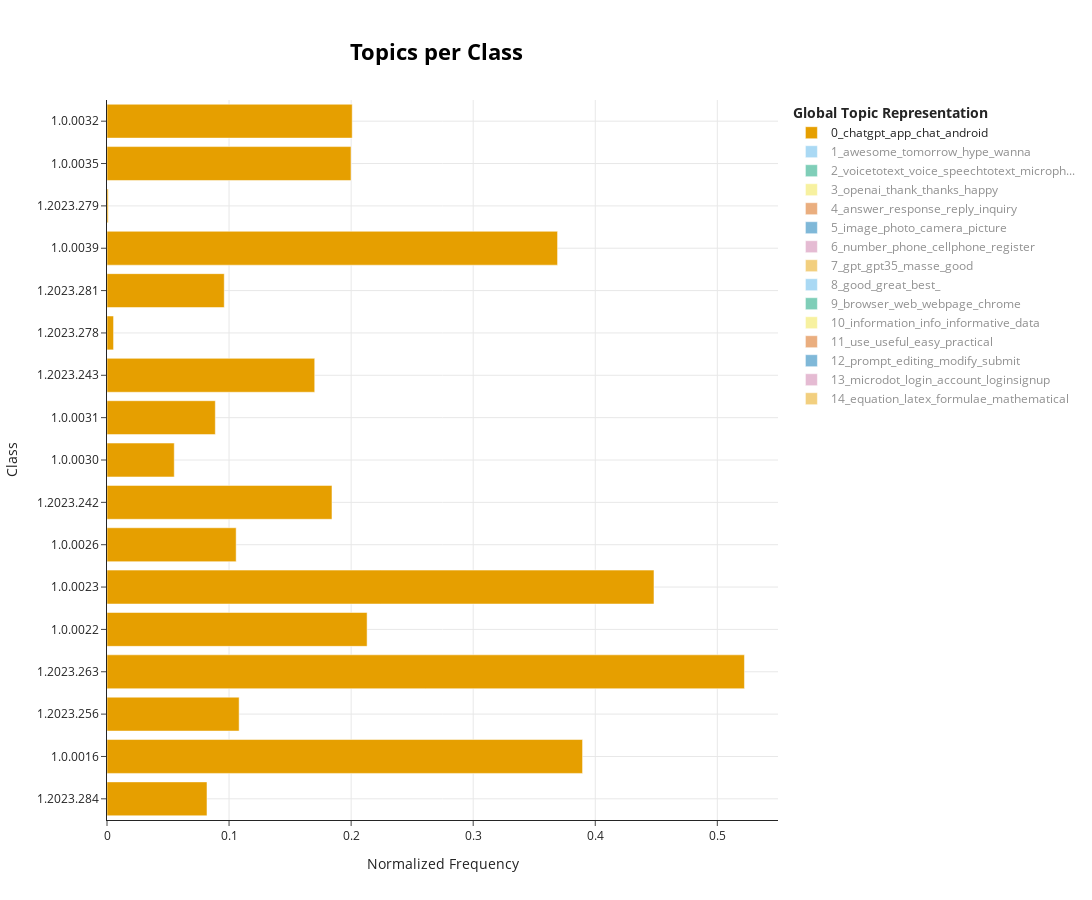

The notebook cell this image was saved under:
### Code cell
fig = topic_model.visualize_topics_per_class(topics_per_class, top_n_topics=15, 
                                      normalize_frequency = True)

fig.write_html('basic.html')
fig.show()

### Figure 1 — Plotly figure (JSON) as saved in the notebook; plotly's stock layout.template omitted (floating-point values rounded to 4 significant figures)
{"data": [{"hoverinfo": "text", "hovertext": ["<b>Topic 0</b><br>Words: chatgpt, chat, app, conversation, ai", "<b>Topic 0</b><br>Words: chatgpt, android, app, chat, mobile", "<b>Topic 0</b><br>Words: app, useful, helpful, application, android", "<b>Topic 0</b><br>Words: app, ai, useful, android, application", "<b>Topic 0</b><br>Words: chatgpt, conversation, chat, app, openai", "<b>Topic 0</b><br>Words: chatgpt, chat, app, android, conversation", "<b>Topic 0</b><br>Words: chatgpt, chat, conversation, app, android", "<b>Topic 0</b><br>Words: app, application, useful, android, ai", "<b>Topic 0</b><br>Words: app, chatgpt, application, android, functionality", "<b>Topic 0</b><br>Words: chatgpt, chat, conversation, app, useful", "<b>Topic 0</b><br>Words: app, useful, application, android, helpful", "<b>Topic 0</b><br>Words: app, screen, application, android, browser", "<b>Topic 0</b><br>Words: chatgpt, chat, app, application, google", "<b>Topic 0</b><br>Words: chatgpt, app, android, chat, application", "<b>Topic 0</b><br>Words: ai, app, android, screen, openai", "<b>Topic 0</b><br>Words: ai, chatgpt, chat, conversation, openai", "<b>Topic 0</b><br>Words: chatgpt, update, 2021, ai, chat"], "marker": {"color": "#E69F00"}, "name": "0_chatgpt_app_chat_android", "orientation": "h", "type": "bar", "visible": true, "x": [0.08192, 0.3896, 0.1082, 0.5222, 0.2131, 0.4481, 0.1058, 0.1843, 0.0551, 0.08874, 0.1702, 0.005364, 0.09606, 0.3691, 0.0009752, 0.1999, 0.2009], "y": ["1.2023.284", "1.0.0016", "1.2023.256", "1.2023.263", "1.0.0022", "1.0.0023", "1.0.0026", "1.2023.242", "1.0.0030", "1.0.0031", "1.2023.243", "1.2023.278", "1.2023.281", "1.0.0039", "1.2023.279", "1.0.0035", "1.0.0032"]}, {"hoverinfo": "text", "hovertext": ["<b>Topic 1</b><br>Words: hype, really, extremely, spectacular, bad", "<b>Topic 1</b><br>Words: awesome, tomorrow, hype, wanna, super", "<b>Topic 1</b><br>Words: wow, amazing, expect, incredible, awesome", "<b>Topic 1</b><br>Words: cool, awesome, wanna, super, tomorrow", "<b>Topic 1</b><br>Words: hype, idea, plan, fantastic, great", "<b>Topic 1</b><br>Words: awesome, spectacular, amazing, wow, incredible", "<b>Topic 1</b><br>Words: plan, amazing, hype, incredible, tomorrow", "<b>Topic 1</b><br>Words: awesome, alright, wanna, great, hype", "<b>Topic 1</b><br>Words: awesome, tomorrow, make, wanna, totally", "<b>Topic 1</b><br>Words: great, alright, wonderful, wanna, okay", "<b>Topic 1</b><br>Words: awesome, cool, wanna, hype, tomorrow", "<b>Topic 1</b><br>Words: spectacular, awesome, amazing, incredible, tomorrow", "<b>Topic 1</b><br>Words: amazing, spectacular, incredible, hype, awesome", "<b>Topic 1</b><br>Words: amazing, thank, spectacular, best, incredible", "<b>Topic 1</b><br>Words: spectacular, amazing, wonderful, great, incredible"], "marker": {"color": "#56B4E9"}, "name": "1_awesome_tomorrow_hype_wanna", "orientation": "h", "type": "bar", "visible": "legendonly", "x": [0.1487, 0.3271, 0.1586, 0.575, 0.09913, 0.3172, 0.05948, 0.2379, 0.07931, 0.109, 0.1586, 0.1388, 0.4164, 0.228, 0.2379], "y": ["1.2023.284", "1.0.0016", "1.2023.256", "1.2023.263", "1.0.0022", "1.0.0023", "1.0.0026", "1.2023.242", "1.0.0030", "1.0.0031", "1.2023.243", "1.2023.281", "1.0.0039", "1.0.0035", "1.0.0032"]}, {"hoverinfo": "text", "hovertext": ["<b>Topic 2</b><br>Words: voicetotext, voice, microphone, audio, speechtotext", "<b>Topic 2</b><br>Words: voice, audio, microphone, text, speech", "<b>Topic 2</b><br>Words: voicetotext, speechtotext, voice, dialog, microphone", "<b>Topic 2</b><br>Words: voicetotext, voice, voiceover, microphone, audio", "<b>Topic 2</b><br>Words: voicetotext, voice, audio, mic, recorder", "<b>Topic 2</b><br>Words: speechtotext, voicetotext, speech, voice, speak", "<b>Topic 2</b><br>Words: voice, audio, speech, app, microphone", "<b>Topic 2</b><br>Words: voicetotext, audio, microphone, voice, speech", "<b>Topic 2</b><br>Words: voicetotext, speechtotext, mobile, app, voice", "<b>Topic 2</b><br>Words: voice, audio, speech, recording, text", "<b>Topic 2</b><br>Words: voicetotext, speechtotext, voice, speech, audio", "<b>Topic 2</b><br>Words: voice, speechtotext, app, audio, microphone", "<b>Topic 2</b><br>Words: voicetotext, speech, speak, voice, text", "<b>Topic 2</b><br>Words: voice, app, audio, transcription, microphone", "<b>Topic 2</b><br>Words: voicetotext, voice, microphone, speech, audio"], "marker": {"color": "#009E73"}, "name": "2_voicetotext_voice_speechtotext_microph...", "orientation": "h", "type": "bar", "visible": "legendonly", "x": [0.05541, 0.3324, 0.04432, 0.5762, 0.2105, 0.6427, 0.1441, 0.07757, 0.02216, 0.1219, 0.06649, 0.08865, 0.09973, 0.09973, 0.1441], "y": ["1.2023.284", "1.0.0016", "1.2023.256", "1.2023.263", "1.0.0022", "1.0.0023", "1.0.0026", "1.2023.242", "1.0.0030", "1.0.0031", "1.2023.243", "1.2023.281", "1.0.0039", "1.0.0035", "1.0.0032"]}, {"hoverinfo": "text", "hovertext": ["<b>Topic 3</b><br>Words: openai, ethic, useless, service, introduce", "<b>Topic 3</b><br>Words: openai, welcome, thank, thankyou, thanks", "<b>Topic 3</b><br>Words: openai, free, open, app, thank", "<b>Topic 3</b><br>Words: openai, app, thank, thanks, accessible", "<b>Topic 3</b><br>Words: openai, app, thank, grateful, appreciable", "<b>Topic 3</b><br>Words: openai, dark, forward, feature, introduce", "<b>Topic 3</b><br>Words: openai, happy, development, lovely, successful", "<b>Topic 3</b><br>Words: openai, app, android, tablet, application", "<b>Topic 3</b><br>Words: openai, app, android, chrome, application", "<b>Topic 3</b><br>Words: openai, tutorial, software, app, creative", "<b>Topic 3</b><br>Words: openai, ai, software, app, android", "<b>Topic 3</b><br>Words: openai, thank, thankyou, thanks, helpful", "<b>Topic 3</b><br>Words: openai, app, open, android, application", "<b>Topic 3</b><br>Words: openai, ai, software, app, android"], "marker": {"color": "#F0E442"}, "name": "3_openai_thank_thanks_happy", "orientation": "h", "type": "bar", "visible": "legendonly", "x": [0.0258, 0.6063, 0.0387, 0.1806, 0.3483, 0.5934, 0.09029, 0.0516, 0.0516, 0.0387, 0.0774, 0.2709, 0.1548, 0.0774], "y": ["1.2023.284", "1.0.0016", "1.2023.256", "1.2023.263", "1.0.0022", "1.0.0023", "1.0.0026", "1.2023.242", "1.0.0030", "1.0.0031", "1.2023.243", "1.0.0039", "1.0.0035", "1.0.0032"]}, {"hoverinfo": "text", "hovertext": ["<b>Topic 4</b><br>Words: knowledge, ask, answer, response, question", "<b>Topic 4</b><br>Words: wrong, incorrect, answer, result, fail", "<b>Topic 4</b><br>Words: answer, question, explanation, reply, explain", "<b>Topic 4</b><br>Words: answer, response, question, reply, explanation", "<b>Topic 4</b><br>Words: answer, quickly, ask, quick, fast", "<b>Topic 4</b><br>Words: answer, response, reply, confuse, ask", "<b>Topic 4</b><br>Words: answer, ask, response, reply, question", "<b>Topic 4</b><br>Words: answer, response, ask, reply, question", "<b>Topic 4</b><br>Words: answer, response, navigation, direction, tip", "<b>Topic 4</b><br>Words: answer, critical, response, inquiry, question", "<b>Topic 4</b><br>Words: answer, reply, response, ask, question", "<b>Topic 4</b><br>Words: answer, question, good, quick, plant", "<b>Topic 4</b><br>Words: answer, reply, response, comment, ask", "<b>Topic 4</b><br>Words: answer, response, ask, reply, question", "<b>Topic 4</b><br>Words: answer, quickly, fast, easy, ask"], "marker": {"color": "#D55E00"}, "name": "4_answer_response_reply_inquiry", "orientation": "h", "type": "bar", "visible": "legendonly", "x": [0.1115, 0.1672, 0.05573, 0.5573, 0.2415, 0.3158, 0.09288, 0.2229, 0.05573, 0.13, 0.2972, 0.1672, 0.3715, 0.2786, 0.2786], "y": ["1.2023.284", "1.0.0016", "1.2023.256", "1.2023.263", "1.0.0022", "1.0.0023", "1.0.0026", "1.2023.242", "1.0.0030", "1.0.0031", "1.2023.243", "1.2023.281", "1.0.0039", "1.0.0035", "1.0.0032"]}, {"hoverinfo": "text", "hovertext": ["<b>Topic 5</b><br>Words: camera, upload, image, photo, pic", "<b>Topic 5</b><br>Words: image, camera, photo, text, upload", "<b>Topic 5</b><br>Words: pic, screen, camera, photo, image", "<b>Topic 5</b><br>Words: image, photo, upload, camera, app", "<b>Topic 5</b><br>Words: upload, image, photo, camera, lens", "<b>Topic 5</b><br>Words: image, camera, upload, photo, app", "<b>Topic 5</b><br>Words: app, android, image, application, photo", "<b>Topic 5</b><br>Words: camera, image, upload, photo, video", "<b>Topic 5</b><br>Words: upload, image, camera, video, photo", "<b>Topic 5</b><br>Words: camera, image, upload, generate, scan", "<b>Topic 5</b><br>Words: image, photo, upload, camera, picture", "<b>Topic 5</b><br>Words: upload, image, photo, scan, pic", "<b>Topic 5</b><br>Words: app, upload, camera, photo, image", "<b>Topic 5</b><br>Words: app, image, photo, upload, graphic", "<b>Topic 5</b><br>Words: upload, camera, image, app, photo"], "marker": {"color": "#0072B2"}, "name": "5_image_photo_camera_picture", "orientation": "h", "type": "bar", "visible": "legendonly", "x": [0.1072, 0.3216, 0.1072, 0.5574, 0.1929, 0.2144, 0.1286, 0.3001, 0.1072, 0.1072, 0.2572, 0.2358, 0.3644, 0.1715, 0.2572], "y": ["1.2023.284", "1.0.0016", "1.2023.256", "1.2023.263", "1.0.0022", "1.0.0023", "1.0.0026", "1.2023.242", "1.0.0030", "1.0.0031", "1.2023.243", "1.2023.281", "1.0.0039", "1.0.0035", "1.0.0032"]}, {"hoverinfo": "text", "hovertext": ["<b>Topic 6</b><br>Words: verification, register, code, verify, phone", "<b>Topic 6</b><br>Words: register, number, phone, email, app", "<b>Topic 6</b><br>Words: app, mobile, phone, verification, register", "<b>Topic 6</b><br>Words: number, phone, address, email, verification", "<b>Topic 6</b><br>Words: phone, register, number, verification, mobile", "<b>Topic 6</b><br>Words: phone, number, cellphone, mobile, whatsapp", "<b>Topic 6</b><br>Words: landline, number, register, phone, mobile", "<b>Topic 6</b><br>Words: email, mail, send, message, unable", "<b>Topic 6</b><br>Words: app, untrustworthy, email, mobile, number", "<b>Topic 6</b><br>Words: register, verification, mobile, phone, app", "<b>Topic 6</b><br>Words: number, email, phone, register, carrier", "<b>Topic 6</b><br>Words: register, phone, number, landline, mobile", "<b>Topic 6</b><br>Words: register, number, phone, verification, password", "<b>Topic 6</b><br>Words: number, phone, register, cellphone, thousand", "<b>Topic 6</b><br>Words: app, register, phone, number, mobile"], "marker": {"color": "#CC79A7"}, "name": "6_number_phone_cellphone_register", "orientation": "h", "type": "bar", "visible": "legendonly", "x": [0.05477, 0.1826, 0.03651, 0.4564, 0.09129, 0.7303, 0.1278, 0.07303, 0.01826, 0.1095, 0.1278, 0.05477, 0.2921, 0.2556, 0.09129], "y": ["1.2023.284", "1.0.0016", "1.2023.256", "1.2023.263", "1.0.0022", "1.0.0023", "1.0.0026", "1.2023.242", "1.0.0030", "1.0.0031", "1.2023.243", "1.2023.281", "1.0.0039", "1.0.0035", "1.0.0032"]}, {"hoverinfo": "text", "hovertext": ["<b>Topic 7</b><br>Words: gpt, app, gpt35, bookmark, download", "<b>Topic 7</b><br>Words: gpt, gpt35, app, technological, release", "<b>Topic 7</b><br>Words: gpt, gpt35, great, thank, support", "<b>Topic 7</b><br>Words: gpt, gpt35, abt, upgrade, nt", "<b>Topic 7</b><br>Words: gpt, gpt35, thank, note, download", "<b>Topic 7</b><br>Words: gpt, gpt4, gpt35, free, thank", "<b>Topic 7</b><br>Words: gpt, app, gpt35, phone, adventure", "<b>Topic 7</b><br>Words: gpt, gpt35, app, download, update", "<b>Topic 7</b><br>Words: gpt, gpt35, censorship, quality, compliment", "<b>Topic 7</b><br>Words: gpt, gpt35, app, tool, download", "<b>Topic 7</b><br>Words: gpt, gpt35, android, app, plugin", "<b>Topic 7</b><br>Words: gpt, gpt35, career, efficient, talk", "<b>Topic 7</b><br>Words: gpt, gpt35, general, understandable, masse", "<b>Topic 7</b><br>Words: gpt, gpt35, android, app, openai", "<b>Topic 7</b><br>Words: gpt, gpt35, app, free, useless"], "marker": {"color": "#E69F00"}, "name": "7_gpt_gpt35_masse_good", "orientation": "h", "type": "bar", "visible": "legendonly", "x": [0.08595, 0.4512, 0.1289, 0.4082, 0.2578, 0.4512, 0.06446, 0.04297, 0.04297, 0.1719, 0.08595, 0.04297, 0.4082, 0.2578, 0.2364], "y": ["1.2023.284", "1.0.0016", "1.2023.256", "1.2023.263", "1.0.0022", "1.0.0023", "1.0.0026", "1.2023.242", "1.0.0030", "1.0.0031", "1.2023.243", "1.2023.281", "1.0.0039", "1.0.0035", "1.0.0032"]}, {"hoverinfo": "text", "hovertext": ["<b>Topic 8</b><br>Words: good, great, best, love, ", "<b>Topic 8</b><br>Words: good, best, great, soup, simply", "<b>Topic 8</b><br>Words: good, best, great, really, ", "<b>Topic 8</b><br>Words: good, best, great, love, really", "<b>Topic 8</b><br>Words: good, great, best, , ", "<b>Topic 8</b><br>Words: good, great, best, og, ", "<b>Topic 8</b><br>Words: good, simply, great, best, just", "<b>Topic 8</b><br>Words: good, best, great, soup, love", "<b>Topic 8</b><br>Words: good, great, best, love, buddy", "<b>Topic 8</b><br>Words: good, great, best, poem, just", "<b>Topic 8</b><br>Words: good, best, great, responsibility, simply", "<b>Topic 8</b><br>Words: good, great, best, buddy, industry", "<b>Topic 8</b><br>Words: good, great, best, just, love", "<b>Topic 8</b><br>Words: good, hack, great, best, game", "<b>Topic 8</b><br>Words: good, great, best, love, "], "marker": {"color": "#56B4E9"}, "name": "8_good_great_best_", "orientation": "h", "type": "bar", "visible": "legendonly", "x": [0.05085, 0.1525, 0.07627, 0.661, 0.05085, 0.3051, 0.07627, 0.178, 0.07627, 0.2034, 0.2288, 0.178, 0.4576, 0.2034, 0.1271], "y": ["1.2023.284", "1.0.0016", "1.2023.256", "1.2023.263", "1.0.0022", "1.0.0023", "1.0.0026", "1.2023.242", "1.0.0030", "1.0.0031", "1.2023.243", "1.2023.281", "1.0.0039", "1.0.0035", "1.0.0032"]}, {"hoverinfo": "text", "hovertext": ["<b>Topic 9</b><br>Words: sort, browsing, browser, browse, webpage", "<b>Topic 9</b><br>Words: browser, chrome, version, smoothly, smooth", "<b>Topic 9</b><br>Words: browser, chrome, webpage, browsing, browse", "<b>Topic 9</b><br>Words: speed, browser, web, webpage, chrome", "<b>Topic 9</b><br>Words: browser, chrome, web, version, browsing", "<b>Topic 9</b><br>Words: web, webpage, browser, chrome, browsing", "<b>Topic 9</b><br>Words: browser, chrome, webpage, web, functionality", "<b>Topic 9</b><br>Words: fast, effective, speed, web, functionality", "<b>Topic 9</b><br>Words: webpage, browser, chrome, web, functionality", "<b>Topic 9</b><br>Words: webpage, web, browser, chrome, version", "<b>Topic 9</b><br>Words: browser, chrome, webpage, browse, browsing", "<b>Topic 9</b><br>Words: browser, web, webpage, version, chrome", "<b>Topic 9</b><br>Words: browser, webpage, chrome, web, browsing"], "marker": {"color": "#009E73"}, "name": "9_browser_web_webpage_chrome", "orientation": "h", "type": "bar", "visible": "legendonly", "x": [0.02415, 0.7729, 0.09662, 0.2415, 0.4831, 0.09662, 0.07246, 0.02415, 0.04831, 0.07246, 0.1691, 0.04831, 0.2174], "y": ["1.2023.284", "1.0.0016", "1.2023.263", "1.0.0022", "1.0.0023", "1.0.0026", "1.2023.242", "1.0.0030", "1.0.0031", "1.2023.243", "1.0.0039", "1.0.0035", "1.0.0032"]}, {"hoverinfo": "text", "hovertext": ["<b>Topic 10</b><br>Words: informative, information, useful, knowledge, topic", "<b>Topic 10</b><br>Words: information, informative, data, useful, info", "<b>Topic 10</b><br>Words: information, informative, useful, data, resource", "<b>Topic 10</b><br>Words: information, informative, info, useful, data", "<b>Topic 10</b><br>Words: information, informative, info, comprehensive, informed", "<b>Topic 10</b><br>Words: information, informative, info, data, resource", "<b>Topic 10</b><br>Words: information, informative, provide, informed, data", "<b>Topic 10</b><br>Words: informative, information, useful, info, helpful", "<b>Topic 10</b><br>Words: finger, tip, useful, information, informative", "<b>Topic 10</b><br>Words: information, informative, info, data, informed", "<b>Topic 10</b><br>Words: information, informative, info, resource, data", "<b>Topic 10</b><br>Words: information, informative, useful, info, data", "<b>Topic 10</b><br>Words: informative, information, useful, informed, info", "<b>Topic 10</b><br>Words: information, info, informative, resource, useful", "<b>Topic 10</b><br>Words: informative, information, info, comprehensive, resource"], "marker": {"color": "#F0E442"}, "name": "10_information_info_informative_data", "orientation": "h", "type": "bar", "visible": "legendonly", "x": [0.1899, 0.3419, 0.1899, 0.5698, 0.1899, 0.3039, 0.03799, 0.2659, 0.03799, 0.1519, 0.3039, 0.07597, 0.3419, 0.1519, 0.1519], "y": ["1.2023.284", "1.0.0016", "1.2023.256", "1.2023.263", "1.0.0022", "1.0.0023", "1.0.0026", "1.2023.242", "1.0.0030", "1.0.0031", "1.2023.243", "1.2023.281", "1.0.0039", "1.0.0035", "1.0.0032"]}, {"hoverinfo": "text", "hovertext": ["<b>Topic 11</b><br>Words: reliable, upload, photo, useful, practical", "<b>Topic 11</b><br>Words: useful, use, reliable, easy, practical", "<b>Topic 11</b><br>Words: practical, useful, convenient, use, easy", "<b>Topic 11</b><br>Words: useful, use, practical, simple, easy", "<b>Topic 11</b><br>Words: use, useful, practical, easy, convenient", "<b>Topic 11</b><br>Words: useful, use, practical, easy, simple", "<b>Topic 11</b><br>Words: use, useful, easy, practical, convenient", "<b>Topic 11</b><br>Words: use, useful, nice, recommend, coolest", "<b>Topic 11</b><br>Words: reliable, useful, practical, efficient, use", "<b>Topic 11</b><br>Words: useful, convenient, practical, reliable, use", "<b>Topic 11</b><br>Words: use, useful, easy, practical, convenient", "<b>Topic 11</b><br>Words: useful, easy, use, fast, efficient", "<b>Topic 11</b><br>Words: reliable, use, useful, practical, recommend", "<b>Topic 11</b><br>Words: useful, use, practical, convenient, easy"], "marker": {"color": "#D55E00"}, "name": "11_use_useful_easy_practical", "orientation": "h", "type": "bar", "visible": "legendonly", "x": [0.03558, 0.5337, 0.07116, 0.3202, 0.3914, 0.5337, 0.1067, 0.03558, 0.1779, 0.1779, 0.07116, 0.249, 0.1423, 0.07116], "y": ["1.2023.284", "1.0.0016", "1.2023.256", "1.2023.263", "1.0.0022", "1.0.0023", "1.0.0026", "1.2023.242", "1.0.0031", "1.2023.243", "1.2023.281", "1.0.0039", "1.0.0035", "1.0.0032"]}, {"hoverinfo": "text", "hovertext": ["<b>Topic 12</b><br>Words: modify, customization, editing, text, star", "<b>Topic 12</b><br>Words: prompt, editing, modify, edit, submit", "<b>Topic 12</b><br>Words: prompt, editing, modify, paste, edit", "<b>Topic 12</b><br>Words: prompt, editing, modify, customization, edit", "<b>Topic 12</b><br>Words: editing, prompt, edit, text, browser", "<b>Topic 12</b><br>Words: prompt, editing, message, modify, bug", "<b>Topic 12</b><br>Words: prompt, editing, message, modify, generate", "<b>Topic 12</b><br>Words: prompt, mobile, editing, customization, modify", "<b>Topic 12</b><br>Words: latex, editing, text, message, customization", "<b>Topic 12</b><br>Words: prompt, editing, button, modify, submit", "<b>Topic 12</b><br>Words: prompt, editing, submit, modify, edit", "<b>Topic 12</b><br>Words: prompt, editing, text, modify, input"], "marker": {"color": "#0072B2"}, "name": "12_prompt_editing_modify_submit", "orientation": "h", "type": "bar", "visible": "legendonly", "x": [0.03088, 0.1544, 0.3705, 0.1853, 0.7719, 0.1544, 0.09263, 0.03088, 0.03088, 0.1853, 0.1544, 0.3396], "y": ["1.2023.284", "1.0.0016", "1.2023.263", "1.0.0022", "1.0.0023", "1.0.0026", "1.2023.242", "1.2023.243", "1.2023.281", "1.0.0039", "1.0.0035", "1.0.0032"]}, {"hoverinfo": "text", "hovertext": ["<b>Topic 13</b><br>Words: microdot, login, account, loginsignup, password", "<b>Topic 13</b><br>Words: microdot, bing, login, microsoft, browser", "<b>Topic 13</b><br>Words: microdot, login, loginsignup, account, unable", "<b>Topic 13</b><br>Words: microdot, login, account, authentication, password", "<b>Topic 13</b><br>Words: microdot, login, browser, android, mobile", "<b>Topic 13</b><br>Words: microdot, ai, bingo, microsoft, auto", "<b>Topic 13</b><br>Words: microdot, android, update, app, slow", "<b>Topic 13</b><br>Words: microdot, login, loginsignup, browser, use", "<b>Topic 13</b><br>Words: chatgpt, microdot, login, account, loginsignup", "<b>Topic 13</b><br>Words: microdot, login, app, loginsignup, webapp", "<b>Topic 13</b><br>Words: microdot, login, loginsignup, screen, start", "<b>Topic 13</b><br>Words: microdot, bing, killer, microsoft, super"], "marker": {"color": "#CC79A7"}, "name": "13_microdot_login_account_loginsignup", "orientation": "h", "type": "bar", "visible": "legendonly", "x": [0.619, 0.04952, 0.1981, 0.7428, 0.1238, 0.02476, 0.02476, 0.04952, 0.02476, 0.04952, 0.02476, 0.02476], "y": ["1.0.0016", "1.2023.263", "1.0.0022", "1.0.0023", "1.0.0026", "1.2023.242", "1.0.0030", "1.0.0031", "1.2023.243", "1.0.0039", "1.0.0035", "1.0.0032"]}, {"hoverinfo": "text", "hovertext": ["<b>Topic 14</b><br>Words: physics, equation, formula, mechanic, solve", "<b>Topic 14</b><br>Words: app, mathematical, math, mobile, mathematics", "<b>Topic 14</b><br>Words: equation, formula, mathematical, calculate, mathematics", "<b>Topic 14</b><br>Words: latex, app, formatting, format, mobile", "<b>Topic 14</b><br>Words: equation, solve, mathematical, display, mathematics", "<b>Topic 14</b><br>Words: app, application, mathematical, mathematics, math", "<b>Topic 14</b><br>Words: mathematical, math, mathematic, mathematics, formula", "<b>Topic 14</b><br>Words: mathematical, math, mathematics, formatting, format", "<b>Topic 14</b><br>Words: latex, formula, mathematical, mathematics, mathematic", "<b>Topic 14</b><br>Words: mobile, app, latex, code, text", "<b>Topic 14</b><br>Words: latex, equation, app, formulae, calculus", "<b>Topic 14</b><br>Words: android, mobile, app, display, chatgpt", "<b>Topic 14</b><br>Words: format, formatting, latex, mathematical, browser"], "marker": {"color": "#E69F00"}, "name": "14_equation_latex_formulae_mathematical", "orientation": "h", "type": "bar", "visible": "legendonly", "x": [0.03716, 0.1115, 0.6318, 0.03716, 0.446, 0.223, 0.2973, 0.1115, 0.2602, 0.03716, 0.3345, 0.07433, 0.223], "y": ["1.0.0016", "1.2023.256", "1.2023.263", "1.0.0022", "1.0.0023", "1.0.0026", "1.2023.242", "1.0.0031", "1.2023.243", "1.2023.281", "1.0.0039", "1.0.0035", "1.0.0032"]}], "layout": {"height": 900, "hoverlabel": {"bgcolor": "white", "font": {"family": "Rockwell", "size": 16}}, "legend": {"title": {"text": "<b>Global Topic Representation"}}, "title": {"font": {"color": "Black", "size": 22}, "text": "<b>Topics per Class</b>", "x": 0.4, "xanchor": "center", "y": 0.95, "yanchor": "top"}, "width": 1250, "xaxis": {"showgrid": true, "title": {"text": "Normalized Frequency"}}, "yaxis": {"showgrid": true, "title": {"text": "Class"}}}}
